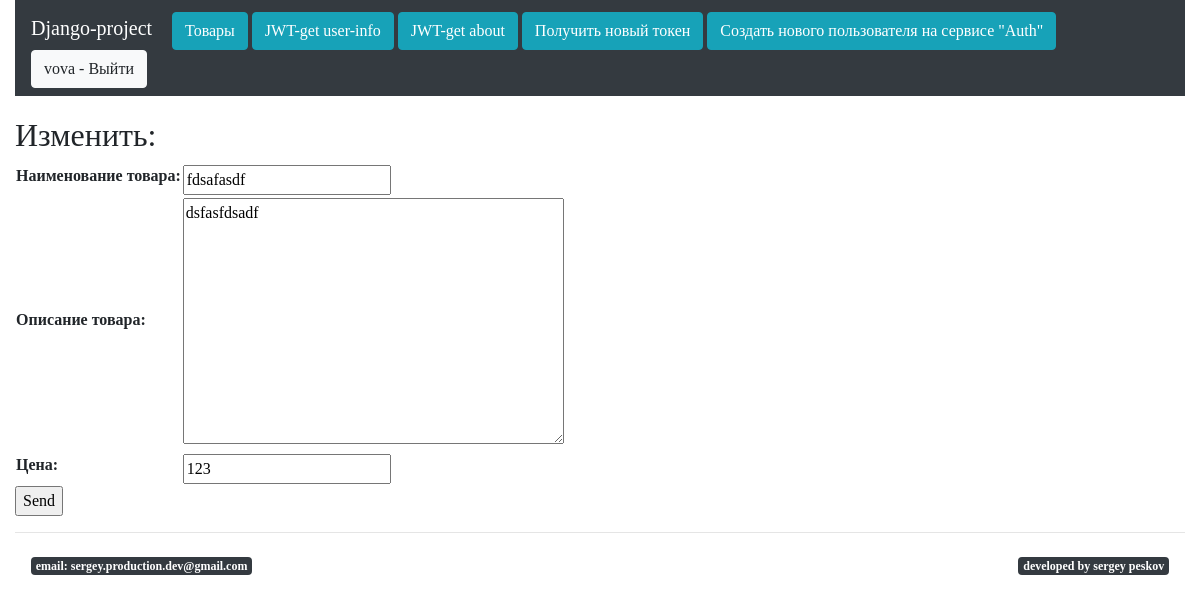
The page /product/update/7/ (signed in) on the database its author committed.
### firstapp/models.py (models this page shows)
class Product(models.Model):
    user = models.ForeignKey(
            settings.AUTH_USER_MODEL,
            on_delete=models.CASCADE)
    name = models.CharField(max_length=20)
    description = models.CharField(max_length=300)
    price = models.IntegerField()

### firstapp/views.py (the view)
# urls.py: path('update/<int:id>/', views.update),
def update(request, id):
    if not request.user.is_authenticated:
        return HttpResponse("<h2>Необходимо войти в\
аккаунт для изменения товара</h2>")
    try:
        product = Product.objects.get(id=id)
        if request.user.id != product.user_id:
            return HttpResponse("<h2>Вы не можете изменить не свой товар</h2>")
        if request.method == "POST":
            productForm = ProductForm(request.POST)
            if productForm.is_valid():
                product.name = productForm.cleaned_data["name"]
                product.description = productForm.cleaned_data["description"]
                product.price = productForm.cleaned_data["price"]
                product.save(update_fields=["name", "description", "price"])
                return HttpResponseRedirect("/product/")
            else:
                return render(
                        request,
                        "firstapp/updateUser.html",
                        {"form": productForm})
        else:
            productForm = ProductForm(initial={
                "name": product.name,
                "description": product.description,
                "price": product.price
            })
            return render(
                    request, "firstapp/updateUser.html", {"form": productForm})
    except Product.DoesNotExist:
        return HttpResponseNotFound(f"<h2>Продукт {id} не найден</h2>")

### firstapp/forms.py
class ProductForm(forms.Form):
    name = forms.CharField(
        label="Наименование товара",
        max_length=30,
        error_messages={
            "max_length":
            "Наименование товара не должно превышать 30 символов"
        })
    description = forms.CharField(
        label="Описание товара",
        max_length=300,
        widget=forms.Textarea,
        error_messages={
            "max_length":
            "Описание товара не должно превышать 30 символов"
        })
    price = forms.IntegerField(
        label="Цена",
        min_value=0,
        error_messages={
            "min_value": "Цена не может быть отрицательной",
        })

### templates/firstapp/updateUser.html (shortened to what this page needs)
{% extends "layouts/base.html" %}
{% block content %}
<h2>Изменить:</h2>
<form method="POST">
    <table>
        {{ form }}
    </table>
    <input type="submit" value="Send" >
</form>
{% endblock content %}

### templates/layouts/base.html (shortened to what this page needs)
<!DOCTYPE html>
{% load static %}
<head>
	<link rel="stylesheet" href="https://cdn.jsdelivr.net/npm/bootstrap@4.5.3/dist/css/bootstrap.min.css">
	<link rel="stylesheet" href="{% static "css/style.css" %}">
</head>
<body>
	<div class="container-fluid">
		<div class="navbar bg-dark navbar-dark" style="margin-bottom:20px;">
			<div>
                <a class="navbar-brand" href="/">Django-project</a>
                <a class="btn btn-info" href="/product/">Товары</a>
                <a class="btn btn-info" href="/jwt/">JWT-get user-info</a>
                <a class="btn btn-info" href="/jwt/about">JWT-get about<a>
                <a class="btn btn-info" href="/jwt/getTokens">Получить новый токен</a>
                <a class="btn btn-info" href="/jwt/register">Создать нового пользователя на сервисе "Auth"</a>
            </div>
            <div>
                {% if user.is_authenticated %}
                    <a class="btn btn-light" href="/user/logout/">{{ user.username }} - Выйти</a>
                {% else %}
                    <a class="btn btn-light" href="/user/login/">Войти</a>
                    <a class="btn btn-light" href="/user/register/">Регистрация</a>
                {% endif %}
            </div>
		</div>
		<div class="row">
            <div class="col-12">
                {% block content%}{% endblock content %}
            </div>
        </div>
        <hr>
        <nav class="navbar navbar-light" >
            <h1 class="badge bot badge-dark">email: sergey.production.dev@gmail.com</h1>
            <h1 class="badge bot badge-dark">devеloped by sergey peskov</h1>
        </nav>
	</div>
</body>
</html>

### static/css/style.css (style rules this page uses)
body { font-family: Verdana; }
h1 { color: navy; }

### rows shown on the page
Product: name "fdsafasdf", description "dsfasfdsadf", price "123"

### other values the page prints
{{ user.username }} "vova"
